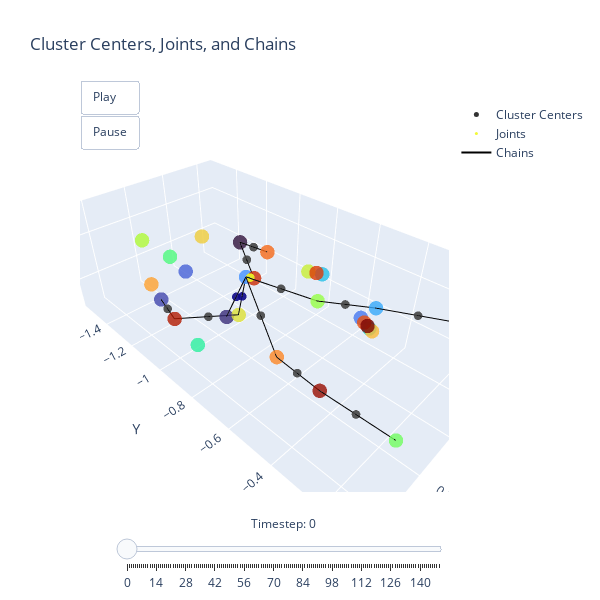

Write notebook code for a chart like this one.
### Code cell
import numpy as np
import plotly.graph_objects as go
import matplotlib.cm as cm

# Assuming the following variables are already defined:
# clustering: Clustering object with 'centers' attribute (T, K, 3)
# cluster_chains: List of lists containing cluster indices
# joints_t: numpy array of shape (T, num_joints, 3)

# Extract data
centers_t = clustering.centers.cpu().numpy()  # Shape: (T, K, 3)
joints = joints_t  # Shape: (T, num_joints, 3)
num_timesteps = centers_t.shape[0]
num_clusters = centers_t.shape[1]
num_joints = joints.shape[1]

# Define color maps
cmap = cm.get_cmap('turbo', num_clusters)
cluster_colors = [cmap(i)[:3] for i in range(num_clusters)]  # RGB tuples

# Define joint color as red
joint_color = [1, 0, 0]  # Red

# Prepare cluster chains for lines
# Each chain is a list of cluster indices
chain_lines = []
for chain in cluster_chains:
    if len(chain) < 2:
        continue
    for i in range(len(chain) - 1):
        start_idx = chain[i]
        end_idx = chain[i + 1]
        chain_lines.append((start_idx, end_idx))

# Function to create scatter trace for cluster centers
def create_cluster_trace(centers, colors):
    trace = go.Scatter3d(
        x=centers[:, 0],
        y=centers[:, 1],
        z=centers[:, 2],
        mode='markers',
        marker=dict(
            size=5,
            color=colors,
            opacity=0.8
        ),
        name='Cluster Centers'
    )
    return trace

# Function to create scatter trace for joints
def create_joints_trace(joints_at_t):
    trace = go.Scatter3d(
        x=joints_at_t[:, 0],
        y=joints_at_t[:, 1],
        z=joints_at_t[:, 2],
        mode='markers',
        marker=dict(
            size=3,
            color=joint_color,
            opacity=0.9
        ),
        name='Joints'
    )
    return trace

# Function to create lines for chains
def create_chains_trace(centers_at_t, chain_lines):
    if not chain_lines:
        return None
    # Prepare line segments
    x_lines = []
    y_lines = []
    z_lines = []
    for start, end in chain_lines:
        x_lines.extend([centers_at_t[start, 0], centers_at_t[end, 0], None])
        y_lines.extend([centers_at_t[start, 1], centers_at_t[end, 1], None])
        z_lines.extend([centers_at_t[start, 2], centers_at_t[end, 2], None])
    
    trace = go.Scatter3d(
        x=x_lines,
        y=y_lines,
        z=z_lines,
        mode='lines',
        line=dict(
            color='black',  # Changed from 'green' to 'black'
            width=2
        ),
        name='Chains'
    )
    return trace

# Initialize the first frame
initial_centers = centers_t[0]
initial_joints = joints[0]

# Create initial traces
cluster_trace = create_cluster_trace(initial_centers, cluster_colors)
joints_trace = create_joints_trace(initial_joints)
chains_trace = create_chains_trace(initial_centers, chain_lines)

# Create frames for animation
frames = [
    go.Frame(
        data=[
            create_cluster_trace(centers_t[t], cluster_colors),
            create_joints_trace(joints[t]),
            create_chains_trace(centers_t[t], chain_lines)
        ],
        name=str(t)
    )
    for t in range(num_timesteps)
]

# Create the figure with increased size
fig = go.Figure(
    data=[cluster_trace, joints_trace, chains_trace],
    layout=go.Layout(
        title="Cluster Centers, Joints, and Chains",
        width=600,    # Increased width
        height=600,    # Increased height
        scene=dict(
            xaxis=dict(title='X'),
            yaxis=dict(title='Y'),
            zaxis=dict(title='Z'),
            aspectmode='data'
        ),
        updatemenus=[
            dict(
                type="buttons",
                buttons=[
                    dict(label="Play",
                         method="animate",
                         args=[None, {"frame": {"duration": 50, "redraw": True},
                                      "fromcurrent": True}]),
                    dict(label="Pause",
                         method="animate",
                         args=[[None], {"frame": {"duration": 0, "redraw": False},
                                        "mode": "immediate",
                                        "transition": {"duration": 0}}])
                ],
                showactive=False,
                x=0,
                y=1.05,
                xanchor="left",
                yanchor="top"
            )
        ]
    ),
    frames=frames
)

# Add sliders
fig.update_layout(
    sliders=[
        dict(
            steps=[
                dict(
                    method='animate',
                    args=[
                        [str(t)],
                        dict(mode='immediate', frame=dict(duration=50, redraw=True), transition=dict(duration=0))
                    ],
                    label=str(t)
                )
                for t in range(num_timesteps)
            ],
            transition=dict(duration=0),
            x=0.1,
            y=0,
            currentvalue=dict(font=dict(size=12), prefix='Timestep: ', visible=True, xanchor='center'),
            len=0.9
        )
    ]
)

# Display the figure
fig.show()

### Figure 1 — Plotly figure (JSON) as saved in the notebook; plotly's stock layout.template omitted (floating-point values rounded to 4 significant figures)
{"data": [{"marker": {"color": [[0.19, 0.07176, 0.2322], [0.2288, 0.1748, 0.4758], [0.2562, 0.2741, 0.6738], [0.2733, 0.3801, 0.8404], [0.2768, 0.4715, 0.9421], [0.2625, 0.5697, 0.9977], [0.2138, 0.6589, 0.9796], [0.1452, 0.7538, 0.905], [0.1003, 0.8296, 0.8139], [0.1034, 0.896, 0.715], [0.1738, 0.9405, 0.6194], [0.3051, 0.977, 0.4899], [0.4432, 0.9955, 0.3735], [0.5865, 0.9974, 0.2685], [0.6849, 0.9794, 0.216], [0.7856, 0.9358, 0.2034], [0.8671, 0.8797, 0.2139], [0.9391, 0.8044, 0.2274], [0.98, 0.73, 0.2216], [0.9965, 0.6319, 0.1874], [0.9899, 0.5285, 0.144], [0.9619, 0.4109, 0.0931], [0.9211, 0.3149, 0.05475], [0.8608, 0.2294, 0.02875], [0.7913, 0.1637, 0.01387], [0.6965, 0.101, 0.00522], [0.5955, 0.05399, 0.00453], [0.4796, 0.01583, 0.01055]], "opacity": 0.8, "size": 5}, "mode": "markers", "name": "Cluster Centers", "type": "scatter3d", "x": [-0.03461, 0.2583, 0.3964, 0.1672, -0.2386, 0.1372, 0.003552, -0.1795, -0.2567, 0.03303, 0.4726, 0.2281, 0.2516, 0.02721, 0.1833, -0.1521, 0.166, 0.0532, -0.2637, 0.3432, 0.246, -0.08327, -0.2423, -0.1651, 0.04412, 0.4372, 0.2725, -0.2545], "y": [-1.109, -0.8697, -1.085, -1.242, -0.5964, -0.8885, -0.4019, -0.7706, -0.5597, -0.09849, -0.7649, -1.254, -0.1308, -0.6264, -1.544, -0.822, -0.9067, -1.258, -0.5484, -1.237, -0.6199, -0.9933, -0.5796, -0.7894, -0.9428, -0.9427, -0.4038, -0.5684], "z": [0.3672, 0.2566, 0.2981, 0.2506, 0.1291, 0.3706, 0.4095, 0.293, 0.08256, 0.5287, 0.3148, 0.3447, 0.2002, 0.3356, 0.2933, 0.2956, 0.1958, 0.3719, 0.06969, 0.2698, 0.2076, 0.3464, 0.1113, 0.2975, 0.2975, 0.3056, 0.2198, 0.09259]}, {"marker": {"color": [1, 0, 0], "opacity": 0.9, "size": 3}, "mode": "markers", "name": "Joints", "type": "scatter3d", "x": [0.09067, 0.1978, 0.1516, 0.08221, 0.1916, 0.004756, -0.05894, 0.3016, 0.4168, 0.01538, 0.01829, 0.2593, 0.2621], "y": [-0.9156, -0.8791, -0.8976, -0.7574, -0.7542, -1.026, -1.051, -0.9247, -1.014, -0.5141, -0.2502, -0.5118, -0.2673], "z": [0.334, 0.3136, 0.2832, 0.3531, 0.2891, 0.3323, 0.3568, 0.2507, 0.3019, 0.3726, 0.4691, 0.2137, 0.21]}, {"line": {"color": "black", "width": 2}, "mode": "lines", "name": "Chains", "type": "scatter3d", "x": [0.1372, 0.04412, null, 0.1372, 0.2583, null, 0.1372, 0.166, null, 0.1372, 0.02721, null, 0.1372, 0.246, null, 0.04412, -0.03461, null, -0.03461, -0.08327, null, 0.166, 0.4372, null, 0.4372, 0.3964, null, 0.02721, 0.003552, null, 0.003552, 0.03303, null, 0.246, 0.2725, null, 0.2725, 0.2516, null], "y": [-0.8885, -0.9428, null, -0.8885, -0.8697, null, -0.8885, -0.9067, null, -0.8885, -0.6264, null, -0.8885, -0.6199, null, -0.9428, -1.109, null, -1.109, -0.9933, null, -0.9067, -0.9427, null, -0.9427, -1.085, null, -0.6264, -0.4019, null, -0.4019, -0.09849, null, -0.6199, -0.4038, null, -0.4038, -0.1308, null], "z": [0.3706, 0.2975, null, 0.3706, 0.2566, null, 0.3706, 0.1958, null, 0.3706, 0.3356, null, 0.3706, 0.2076, null, 0.2975, 0.3672, null, 0.3672, 0.3464, null, 0.1958, 0.3056, null, 0.3056, 0.2981, null, 0.3356, 0.4095, null, 0.4095, 0.5287, null, 0.2076, 0.2198, null, 0.2198, 0.2002, null]}], "layout": {"height": 600, "scene": {"aspectmode": "data", "xaxis": {"title": {"text": "X"}}, "yaxis": {"title": {"text": "Y"}}, "zaxis": {"title": {"text": "Z"}}}, "sliders": [{"currentvalue": {"font": {"size": 12}, "prefix": "Timestep: ", "visible": true, "xanchor": "center"}, "len": 0.9, "steps": [{"args": [["0"], {"frame": {"duration": 50, "redraw": true}, "mode": "immediate", "transition": {"duration": 0}}], "label": "0", "method": "animate"}, {"args": [["1"], {"frame": {"duration": 50, "redraw": true}, "mode": "immediate", "transition": {"duration": 0}}], "label": "1", "method": "animate"}, {"args": [["2"], {"frame": {"duration": 50, "redraw": true}, "mode": "immediate", "transition": {"duration": 0}}], "label": "2", "method": "animate"}, {"args": [["3"], {"frame": {"duration": 50, "redraw": true}, "mode": "immediate", "transition": {"duration": 0}}], "label": "3", "method": "animate"}, {"args": [["4"], {"frame": {"duration": 50, "redraw": true}, "mode": "immediate", "transition": {"duration": 0}}], "label": "4", "method": "animate"}, {"args": [["5"], {"frame": {"duration": 50, "redraw": true}, "mode": "immediate", "transition": {"duration": 0}}], "label": "5", "method": "animate"}, {"args": [["6"], {"frame": {"duration": 50, "redraw": true}, "mode": "immediate", "transition": {"duration": 0}}], "label": "6", "method": "animate"}, {"args": [["7"], {"frame": {"duration": 50, "redraw": true}, "mode": "immediate", "transition": {"duration": 0}}], "label": "7", "method": "animate"}, {"args": [["8"], {"frame": {"duration": 50, "redraw": true}, "mode": "immediate", "transition": {"duration": 0}}], "label": "8", "method": "animate"}, {"args": [["9"], {"frame": {"duration": 50, "redraw": true}, "mode": "immediate", "transition": {"duration": 0}}], "label": "9", "method": "animate"}, {"args": [["10"], {"frame": {"duration": 50, "redraw": true}, "mode": "immediate", "transition": {"duration": 0}}], "label": "10", "method": "animate"}, {"args": [["11"], {"frame": {"duration": 50, "redraw": true}, "mode": "immediate", "transition": {"duration": 0}}], "label": "11", "method": "animate"}, {"args": [["12"], {"frame": {"duration": 50, "redraw": true}, "mode": "immediate", "transition": {"duration": 0}}], "label": "12", "method": "animate"}, {"args": [["13"], {"frame": {"duration": 50, "redraw": true}, "mode": "immediate", "transition": {"duration": 0}}], "label": "13", "method": "animate"}, {"args": [["14"], {"frame": {"duration": 50, "redraw": true}, "mode": "immediate", "transition": {"duration": 0}}], "label": "14", "method": "animate"}, {"args": [["15"], {"frame": {"duration": 50, "redraw": true}, "mode": "immediate", "transition": {"duration": 0}}], "label": "15", "method": "animate"}, {"args": [["16"], {"frame": {"duration": 50, "redraw": true}, "mode": "immediate", "transition": {"duration": 0}}], "label": "16", "method": "animate"}, {"args": [["17"], {"frame": {"duration": 50, "redraw": true}, "mode": "immediate", "transition": {"duration": 0}}], "label": "17", "method": "animate"}, {"args": [["18"], {"frame": {"duration": 50, "redraw": true}, "mode": "immediate", "transition": {"duration": 0}}], "label": "18", "method": "animate"}, {"args": [["19"], {"frame": {"duration": 50, "redraw": true}, "mode": "immediate", "transition": {"duration": 0}}], "label": "19", "method": "animate"}, {"args": [["20"], {"frame": {"duration": 50, "redraw": true}, "mode": "immediate", "transition": {"duration": 0}}], "label": "20", "method": "animate"}, {"args": [["21"], {"frame": {"duration": 50, "redraw": true}, "mode": "immediate", "transition": {"duration": 0}}], "label": "21", "method": "animate"}, {"args": [["22"], {"frame": {"duration": 50, "redraw": true}, "mode": "immediate", "transition": {"duration": 0}}], "label": "22", "method": "animate"}, {"args": [["23"], {"frame": {"duration": 50, "redraw": true}, "mode": "immediate", "transition": {"duration": 0}}], "label": "23", "method": "animate"}, {"args": [["24"], {"frame": {"duration": 50, "redraw": true}, "mode": "immediate", "transition": {"duration": 0}}], "label": "24", "method": "animate"}, {"args": [["25"], {"frame": {"duration": 50, "redraw": true}, "mode": "immediate", "transition": {"duration": 0}}], "label": "25", "method": "animate"}, {"args": [["26"], {"frame": {"duration": 50, "redraw": true}, "mode": "immediate", "transition": {"duration": 0}}], "label": "26", "method": "animate"}, {"args": [["27"], {"frame": {"duration": 50, "redraw": true}, "mode": "immediate", "transition": {"duration": 0}}], "label": "27", "method": "animate"}, {"args": [["28"], {"frame": {"duration": 50, "redraw": true}, "mode": "immediate", "transition": {"duration": 0}}], "label": "28", "method": "animate"}, {"args": [["29"], {"frame": {"duration": 50, "redraw": true}, "mode": "immediate", "transition": {"duration": 0}}], "label": "29", "method": "animate"}, {"args": [["30"], {"frame": {"duration": 50, "redraw": true}, "mode": "immediate", "transition": {"duration": 0}}], "label": "30", "method": "animate"}, {"args": [["31"], {"frame": {"duration": 50, "redraw": true}, "mode": "immediate", "transition": {"duration": 0}}], "label": "31", "method": "animate"}, {"args": [["32"], {"frame": {"duration": 50, "redraw": true}, "mode": "immediate", "transition": {"duration": 0}}], "label": "32", "method": "animate"}, {"args": [["33"], {"frame": {"duration": 50, "redraw": true}, "mode": "immediate", "transition": {"duration": 0}}], "label": "33", "method": "animate"}, {"args": [["34"], {"frame": {"duration": 50, "redraw": true}, "mode": "immediate", "transition": {"duration": 0}}], "label": "34", "method": "animate"}, {"args": [["35"], {"frame": {"duration": 50, "redraw": true}, "mode": "immediate", "transition": {"duration": 0}}], "label": "35", "method": "animate"}, {"args": [["36"], {"frame": {"duration": 50, "redraw": true}, "mode": "immediate", "transition": {"duration": 0}}], "label": "36", "method": "animate"}, {"args": [["37"], {"frame": {"duration": 50, "redraw": true}, "mode": "immediate", "transition": {"duration": 0}}], "label": "37", "method": "animate"}, {"args": [["38"], {"frame": {"duration": 50, "redraw": true}, "mode": "immediate", "transition": {"duration": 0}}], "label": "38", "method": "animate"}, {"args": [["39"], {"frame": {"duration": 50, "redraw": true}, "mode": "immediate", "transition": {"duration": 0}}], "label": "39", "method": "animate"}, {"args": [["40"], {"frame": {"duration": 50, "redraw": true}, "mode": "immediate", "transition": {"duration": 0}}], "label": "40", "method": "animate"}, {"args": [["41"], {"frame": {"duration": 50, "redraw": true}, "mode": "immediate", "transition": {"duration": 0}}], "label": "41", "method": "animate"}, {"args": [["42"], {"frame": {"duration": 50, "redraw": true}, "mode": "immediate", "transition": {"duration": 0}}], "label": "42", "method": "animate"}, {"args": [["43"], {"frame": {"duration": 50, "redraw": true}, "mode": "immediate", "transition": {"duration": 0}}], "label": "43", "method": "animate"}, {"args": [["44"], {"frame": {"duration": 50, "redraw": true}, "mode": "immediate", "transition": {"duration": 0}}], "label": "44", "method": "animate"}, {"args": [["45"], {"frame": {"duration": 50, "redraw": true}, "mode": "immediate", "transition": {"duration": 0}}], "label": "45", "method": "animate"}, {"args": [["46"], {"frame": {"duration": 50, "redraw": true}, "mode": "immediate", "transition": {"duration": 0}}], "label": "46", "method": "animate"}, {"args": [["47"], {"frame": {"duration": 50, "redraw": true}, "mode": "immediate", "transition": {"duration": 0}}], "label": "47", "method": "animate"}, {"args": [["48"], {"frame": {"duration": 50, "redraw": true}, "mode": "immediate", "transition": {"duration": 0}}], "label": "48", "method": "animate"}, {"args": [["49"], {"frame": {"duration": 50, "redraw": true}, "mode": "immediate", "transition": {"duration": 0}}], "label": "49", "method": "animate"}, {"args": [["50"], {"frame": {"duration": 50, "redraw": true}, "mode": "immediate", "transition": {"duration": 0}}], "label": "50", "method": "animate"}, {"args": [["51"], {"frame": {"duration": 50, "redraw": true}, "mode": "immediate", "transition": {"duration": 0}}], "label": "51", "method": "animate"}, {"args": [["52"], {"frame": {"duration": 50, "redraw": true}, "mode": "immediate", "transition": {"duration": 0}}], "label": "52", "method": "animate"}, {"args": [["53"], {"frame": {"duration": 50, "redraw": true}, "mode": "immediate", "transition": {"duration": 0}}], "label": "53", "method": "animate"}, {"args": [["54"], {"frame": {"duration": 50, "redraw": true}, "mode": "immediate", "transition": {"duration": 0}}], "label": "54", "method": "animate"}, {"args": [["55"], {"frame": {"duration": 50, "redraw": true}, "mode": "immediate", "transition": {"duration": 0}}], "label": "55", "method": "animate"}, {"args": [["56"], {"frame": {"duration": 50, "redraw": true}, "mode": "immediate", "transition": {"duration": 0}}], "label": "56", "method": "animate"}, {"args": [["57"], {"frame": {"duration": 50, "redraw": true}, "mode": "immediate", "transition": {"duration": 0}}], "label": "57", "method": "animate"}, {"args": [["58"], {"frame": {"duration": 50, "redraw": true}, "mode": "immediate", "transition": {"duration": 0}}], "label": "58", "method": "animate"}, {"args": [["59"], {"frame": {"duration": 50, "redraw": true}, "mode": "immediate", "transition": {"duration": 0}}], "label": "59", "method": "animate"}, {"args": [["60"], {"frame": {"duration": 50, "redraw": true}, "mode": "immediate", "transition": {"duration": 0}}], "label": "60", "method": "animate"}, {"args": [["61"], {"frame": {"duration": 50, "redraw": true}, "mode": "immediate", "transition": {"duration": 0}}], "label": "61", "method": "animate"}, {"args": [["62"], {"frame": {"duration": 50, "redraw": true}, "mode": "immediate", "transition": {"duration": 0}}], "label": "62", "method": "animate"}, {"args": [["63"], {"frame": {"duration": 50, "redraw": true}, "mode": "immediate", "transition": {"duration": 0}}], "label": "63", "method": "animate"}, {"args": [["64"], {"frame": {"duration": 50, "redraw": true}, "mode": "immediate", "transition": {"duration": 0}}], "label": "64", "method": "animate"}, {"args": [["65"], {"frame": {"duration": 50, "redraw": true}, "mode": "immediate", "transition": {"duration": 0}}], "label": "65", "method": "animate"}, {"args": [["66"], {"frame": {"duration": 50, "redraw": true}, "mode": "immediate", "transition": {"duration": 0}}], "label": "66", "method": "animate"}, {"args": [["67"], {"frame": {"duration": 50, "redraw": true}, "mode": "immediate", "transition": {"duration": 0}}], "label": "67", "method": "animate"}, {"args": [["68"], {"frame": {"duration": 50, "redraw": true}, "mode": "immediate", "transition": {"duration": 0}}], "label": "68", "method": "animate"}, {"args": [["69"], {"frame": {"duration": 50, "redraw": true}, "mode": "immediate", "transition": {"duration": 0}}], "label": "69", "method": "animate"}, {"args": [["70"], {"frame": {"duration": 50, "redraw": true}, "mode": "immediate", "transition": {"duration": 0}}], "label": "70", "method": "animate"}, {"args": [["71"], {"frame": {"duration": 50, "redraw": true}, "mode": "immediate", "transition": {"duration": 0}}], "label": "71", "method": "animate"}, {"args": [["72"], {"frame": {"duration": 50, "redraw": true}, "mode": "immediate", "transition": {"duration": 0}}], "label": "72", "method": "animate"}, {"args": [["73"], {"frame": {"duration": 50, "redraw": true}, "mode": "immediate", "transition": {"duration": 0}}], "label": "73", "method": "animate"}, {"args": [["74"], {"frame": {"duration": 50, "redraw": true}, "mode": "immediate", "transition": {"duration": 0}}], "label": "74", "method": "animate"}, {"args": [["75"], {"frame": {"duration": 50, "redraw": true}, "mode": "immediate", "transition": {"duration": 0}}], "label": "75", "method": "animate"}, {"args": [["76"], {"frame": {"duration": 50, "redraw": true}, "mode": "immediate", "transition": {"duration": 0}}], "label": "76", "method": "animate"}, {"args": [["77"], {"frame": {"duration": 50, "redraw": true}, "mode": "immediate", "transition": {"duration": 0}}], "label": "77", "method": "animate"}, {"args": [["78"], {"frame": {"duration": 50, "redraw": true}, "mode": "immediate", "transition": {"duration": 0}}], "label": "78", "method": "animate"}, {"args": [["79"], {"frame": {"duration": 50, "redraw": true}, "mode": "immediate", "transition": {"duration": 0}}], "label": "79", "method": "animate"}, {"args": [["80"], {"frame": {"duration": 50, "redraw": true}, "mode": "immediate", "transition": {"duration": 0}}], "label": "80", "method": "animate"}, {"args": [["81"], {"frame": {"duration": 50, "redraw": true}, "mode": "immediate", "transition": {"duration": 0}}], "label": "81", "method": "animate"}, {"args": [["82"], {"frame": {"duration": 50, "redraw": true}, "mode": "immediate", "transition": {"duration": 0}}], "label": "82", "method": "animate"}, {"args": [["83"], {"frame": {"duration": 50, "redraw": true}, "mode": "immediate", "transition": {"duration": 0}}], "label": "83", "method": "animate"}, {"args": [["84"], {"frame": {"duration": 50, "redraw": true}, "mode": "immediate", "transition": {"duration": 0}}], "label": "84", "method": "animate"}, {"args": [["85"], {"frame": {"duration": 50, "redraw": true}, "mode": "immediate", "transition": {"duration": 0}}], "label": "85", "method": "animate"}, {"args": [["86"], {"frame": {"duration": 50, "redraw": true}, "mode": "immediate", "transition": {"duration": 0}}], "label": "86", "method": "animate"}, {"args": [["87"], {"frame": {"duration": 50, "redraw": true}, "mode": "immediate", "transition": {"duration": 0}}], "label": "87", "method": "animate"}, {"args": [["88"], {"frame": {"duration": 50, "redraw": true}, "mode": "immediate", "transition": {"duration": 0}}], "label": "88", "method": "animate"}, {"args": [["89"], {"frame": {"duration": 50, "redraw": true}, "mode": "immediate", "transition": {"duration": 0}}], "label": "89", "method": "animate"}, {"args": [["90"], {"frame": {"duration": 50, "redraw": true}, "mode": "immediate", "transition": {"duration": 0}}], "label": "90", "method": "animate"}, {"args": [["91"], {"frame": {"duration": 50, "redraw": true}, "mode": "immediate", "transition": {"duration": 0}}], "label": "91", "method": "animate"}, {"args": [["92"], {"frame": {"duration": 50, "redraw": true}, "mode": "immediate", "transition": {"duration": 0}}], "label": "92", "method": "animate"}, {"args": [["93"], {"frame": {"duration": 50, "redraw": true}, "mode": "immediate", "transition": {"duration": 0}}], "label": "93", "method": "animate"}, {"args": [["94"], {"frame": {"duration": 50, "redraw": true}, "mode": "immediate", "transition": {"duration": 0}}], "label": "94", "method": "animate"}, {"args": [["95"], {"frame": {"duration": 50, "redraw": true}, "mode": "immediate", "transition": {"duration": 0}}], "label": "95", "method": "animate"}, {"args": [["96"], {"frame": {"duration": 50, "redraw": true}, "mode": "immediate", "transition": {"duration": 0}}], "label": "96", "method": "animate"}, {"args": [["97"], {"frame": {"duration": 50, "redraw": true}, "mode": "immediate", "transition": {"duration": 0}}], "label": "97", "method": "animate"}, {"args": [["98"], {"frame": {"duration": 50, "redraw": true}, "mode": "immediate", "transition": {"duration": 0}}], "label": "98", "method": "animate"}, {"args": [["99"], {"frame": {"duration": 50, "redraw": true}, "mode": "immediate", "transition": {"duration": 0}}], "label": "99", "method": "animate"}, {"args": [["100"], {"frame": {"duration": 50, "redraw": true}, "mode": "immediate", "transition": {"duration": 0}}], "label": "100", "method": "animate"}, {"args": [["101"], {"frame": {"duration": 50, "redraw": true}, "mode": "immediate", "transition": {"duration": 0}}], "label": "101", "method": "animate"}, {"args": [["102"], {"frame": {"duration": 50, "redraw": true}, "mode": "immediate", "transition": {"duration": 0}}], "label": "102", "method": "animate"}, {"args": [["103"], {"frame": {"duration": 50, "redraw": true}, "mode": "immediate", "transition": {"duration": 0}}], "label": "103", "method": "animate"}, {"args": [["104"], {"frame": {"duration": 50, "redraw": true}, "mode": "immediate", "transition": {"duration": 0}}], "label": "104", "method": "animate"}, {"args": [["105"], {"frame": {"duration": 50, "redraw": true}, "mode": "immediate", "transition": {"duration": 0}}], "label": "105", "method": "animate"}, {"args": [["106"], {"frame": {"duration": 50, "redraw": true}, "mode": "immediate", "transition": {"duration": 0}}], "label": "106", "method": "animate"}, {"args": [["107"], {"frame": {"duration": 50, "redraw": true}, "mode": "immediate", "transition": {"duration": 0}}], "label": "107", "method": "animate"}, {"args": [["108"], {"frame": {"duration": 50, "redraw": true}, "mode": "immediate", "transition": {"duration": 0}}], "label": "108", "method": "animate"}, {"args": [["109"], {"frame": {"duration": 50, "redraw": true}, "mode": "immediate", "transition": {"duration": 0}}], "label": "109", "method": "animate"}, {"args": [["110"], {"frame": {"duration": 50, "redraw": true}, "mode": "immediate", "transition": {"duration": 0}}], "label": "110", "method": "animate"}, {"args": [["111"], {"frame": {"duration": 50, "redraw": true}, "mode": "immediate", "transition": {"duration": 0}}], "label": "111", "method": "animate"}, {"args": [["112"], {"frame": {"duration": 50, "redraw": true}, "mode": "immediate", "transition": {"duration": 0}}], "label": "112", "method": "animate"}, {"args": [["113"], {"frame": {"duration": 50, "redraw": true}, "mode": "immediate", "transition": {"duration": 0}}], "label": "113", "method": "animate"}, {"args": [["114"], {"frame": {"duration": 50, "redraw": true}, "mode": "immediate", "transition": {"duration": 0}}], "label": "114", "method": "animate"}, {"args": [["115"], {"frame": {"duration": 50, "redraw": true}, "mode": "immediate", "transition": {"duration": 0}}], "label": "115", "method": "animate"}, {"args": [["116"], {"frame": {"duration": 50, "redraw": true}, "mode": "immediate", "transition": {"duration": 0}}], "label": "116", "method": "animate"}, {"args": [["117"], {"frame": {"duration": 50, "redraw": true}, "mode": "immediate", "transition": {"duration": 0}}], "label": "117", "method": "animate"}, {"args": [["118"], {"frame": {"duration": 50, "redraw": true}, "mode": "immediate", "transition": {"duration": 0}}], "label": "118", "method": "animate"}, {"args": [["119"], {"frame": {"duration": 50, "redraw": true}, "mode": "immediate", "transition": {"duration": 0}}], "label": "119", "method": "animate"}, {"args": [["120"], {"frame": {"duration": 50, "redraw": true}, "mode": "immediate", "transition": {"duration": 0}}], "label": "120", "method": "animate"}, {"args": [["121"], {"frame": {"duration": 50, "redraw": true}, "mode": "immediate", "transition": {"duration": 0}}], "label": "121", "method": "animate"}, {"args": [["122"], {"frame": {"duration": 50, "redraw": true}, "mode": "immediate", "transition": {"duration": 0}}], "label": "122", "method": "animate"}, {"args": [["123"], {"frame": {"duration": 50, "redraw": true}, "mode": "immediate", "transition": {"duration": 0}}], "label": "123", "method": "animate"}, {"args": [["124"], {"frame": {"duration": 50, "redraw": true}, "mode": "immediate", "transition": {"duration": 0}}], "label": "124", "method": "animate"}, {"args": [["125"], {"frame": {"duration": 50, "redraw": true}, "mode": "immediate", "transition": {"duration": 0}}], "label": "125", "method": "animate"}, {"args": [["126"], {"frame": {"duration": 50, "redraw": true}, "mode": "immediate", "transition": {"duration": 0}}], "label": "126", "method": "animate"}, {"args": [["127"], {"frame": {"duration": 50, "redraw": true}, "mode": "immediate", "transition": {"duration": 0}}], "label": "127", "method": "animate"}, {"args": [["128"], {"frame": {"duration": 50, "redraw": true}, "mode": "immediate", "transition": {"duration": 0}}], "label": "128", "method": "animate"}, {"args": [["129"], {"frame": {"duration": 50, "redraw": true}, "mode": "immediate", "transition": {"duration": 0}}], "label": "129", "method": "animate"}, {"args": [["130"], {"frame": {"duration": 50, "redraw": true}, "mode": "immediate", "transition": {"duration": 0}}], "label": "130", "method": "animate"}, {"args": [["131"], {"frame": {"duration": 50, "redraw": true}, "mode": "immediate", "transition": {"duration": 0}}], "label": "131", "method": "animate"}, {"args": [["132"], {"frame": {"duration": 50, "redraw": true}, "mode": "immediate", "transition": {"duration": 0}}], "label": "132", "method": "animate"}, {"args": [["133"], {"frame": {"duration": 50, "redraw": true}, "mode": "immediate", "transition": {"duration": 0}}], "label": "133", "method": "animate"}, {"args": [["134"], {"frame": {"duration": 50, "redraw": true}, "mode": "immediate", "transition": {"duration": 0}}], "label": "134", "method": "animate"}, {"args": [["135"], {"frame": {"duration": 50, "redraw": true}, "mode": "immediate", "transition": {"duration": 0}}], "label": "135", "method": "animate"}, {"args": [["136"], {"frame": {"duration": 50, "redraw": true}, "mode": "immediate", "transition": {"duration": 0}}], "label": "136", "method": "animate"}, {"args": [["137"], {"frame": {"duration": 50, "redraw": true}, "mode": "immediate", "transition": {"duration": 0}}], "label": "137", "method": "animate"}, {"args": [["138"], {"frame": {"duration": 50, "redraw": true}, "mode": "immediate", "transition": {"duration": 0}}], "label": "138", "method": "animate"}, {"args": [["139"], {"frame": {"duration": 50, "redraw": true}, "mode": "immediate", "transition": {"duration": 0}}], "label": "139", "method": "animate"}, {"args": [["140"], {"frame": {"duration": 50, "redraw": true}, "mode": "immediate", "transition": {"duration": 0}}], "label": "140", "method": "animate"}, {"args": [["141"], {"frame": {"duration": 50, "redraw": true}, "mode": "immediate", "transition": {"duration": 0}}], "label": "141", "method": "animate"}, {"args": [["142"], {"frame": {"duration": 50, "redraw": true}, "mode": "immediate", "transition": {"duration": 0}}], "label": "142", "method": "animate"}, {"args": [["143"], {"frame": {"duration": 50, "redraw": true}, "mode": "immediate", "transition": {"duration": 0}}], "label": "143", "method": "animate"}, {"args": [["144"], {"frame": {"duration": 50, "redraw": true}, "mode": "immediate", "transition": {"duration": 0}}], "label": "144", "method": "animate"}, {"args": [["145"], {"frame": {"duration": 50, "redraw": true}, "mode": "immediate", "transition": {"duration": 0}}], "label": "145", "method": "animate"}, {"args": [["146"], {"frame": {"duration": 50, "redraw": true}, "mode": "immediate", "transition": {"duration": 0}}], "label": "146", "method": "animate"}, {"args": [["147"], {"frame": {"duration": 50, "redraw": true}, "mode": "immediate", "transition": {"duration": 0}}], "label": "147", "method": "animate"}, {"args": [["148"], {"frame": {"duration": 50, "redraw": true}, "mode": "immediate", "transition": {"duration": 0}}], "label": "148", "method": "animate"}, {"args": [["149"], {"frame": {"duration": 50, "redraw": true}, "mode": "immediate", "transition": {"duration": 0}}], "label": "149", "method": "animate"}], "transition": {"duration": 0}, "x": 0.1, "y": 0}], "title": {"text": "Cluster Centers, Joints, and Chains"}, "updatemenus": [{"buttons": [{"args": [null, {"frame": {"duration": 50, "redraw": true}, "fromcurrent": true}], "label": "Play", "method": "animate"}, {"args": [[null], {"frame": {"duration": 0, "redraw": false}, "mode": "immediate", "transition": {"duration": 0}}], "label": "Pause", "method": "animate"}], "showactive": false, "type": "buttons", "x": 0, "xanchor": "left", "y": 1.05, "yanchor": "top"}], "width": 600}}
